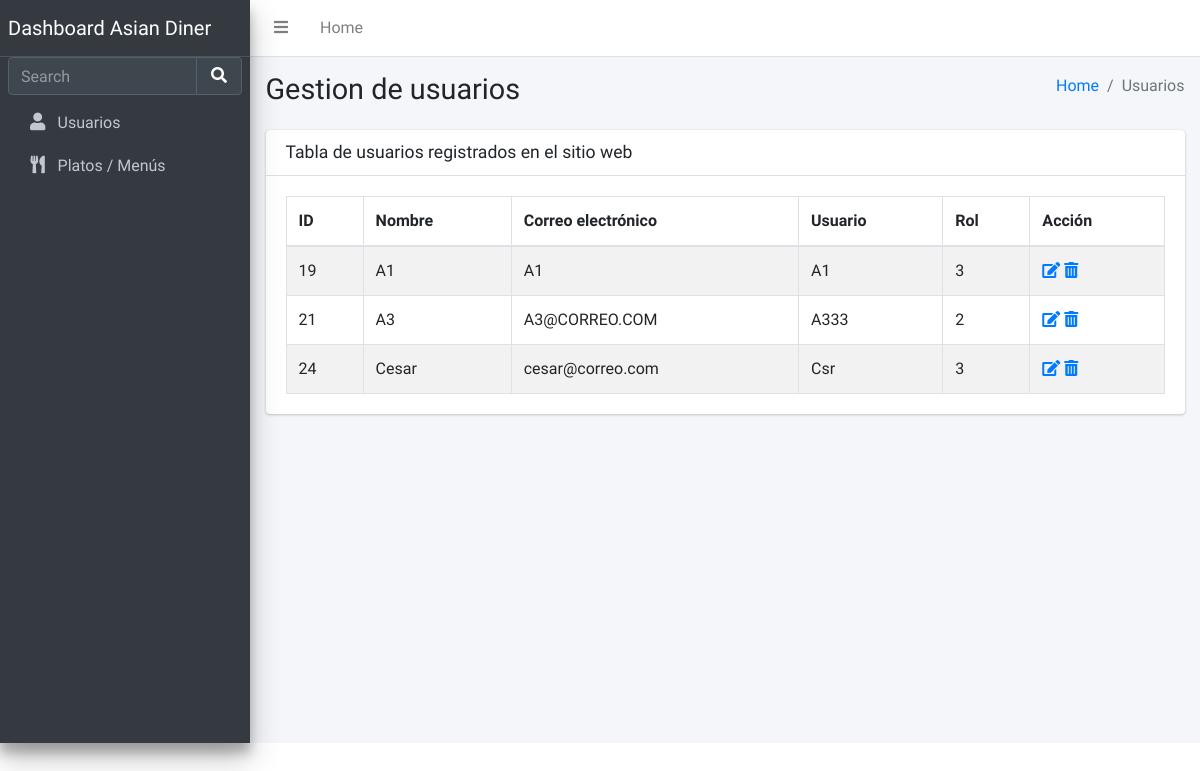
The page /usuarios on the database as committed earlier.
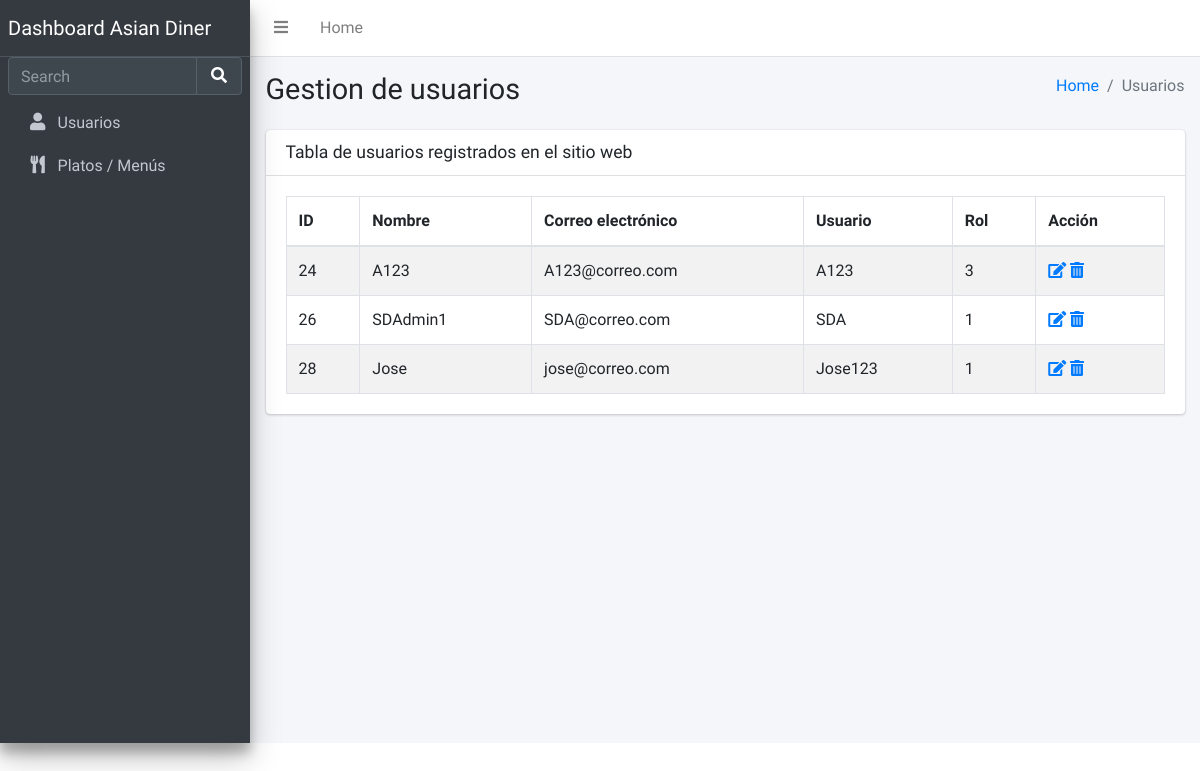
The same page on the database as committed later.
### tables this page shows
CREATE TABLE usuarios (
	id INTEGER NOT NULL PRIMARY KEY AUTOINCREMENT,
	nombre TEXT(50) NOT NULL,
	correo TEXT(50) NOT NULL,
	usuario TEXT NOT NULL,
	clave TEXT NOT NULL
, rol INTEGER);

### app.py (the view)
@app.route('/usuarios', methods=['POST', 'GET'])
def usuario():
    with sqlite3.connect("restaurante.db") as con:
        cur = con.cursor()
        cur.execute("SELECT * FROM usuarios")
        usuarioscall =  cur.fetchall()
        return render_template('usuarios.html', usuarioscall=usuarioscall)

### templates/usuarios.html (shortened to what this page needs)
<!DOCTYPE html>
<html lang="en">
<head>
  <link rel="stylesheet" href="https://cdnjs.cloudflare.com/ajax/libs/font-awesome/5.15.4/css/all.min.css" />
  <link rel="stylesheet" href="../../static/css/dataTables.bootstrap4.min.css">
  <link rel="stylesheet" href="../static/css/responsive.bootstrap4.min.css">
  <link rel="stylesheet" href="../static/css/buttons.bootstrap4.min.css">
  <link rel="stylesheet" href="../static/css/adminlte.min.css">
</head>
<body class="hold-transition sidebar-mini">
<div class="wrapper">
  <nav class="main-header navbar navbar-expand navbar-white navbar-light">
    <ul class="navbar-nav">
      <li class="nav-item">
        <a class="nav-link" data-widget="pushmenu" href="#" role="button"><i class="fas fa-bars"></i></a>
      </li>
      <li class="nav-item d-none d-sm-inline-block">
        <a href="{{ url_for('index') }}" class="nav-link">Home</a>
      </li>
    </ul>
  </nav>
  <aside class="main-sidebar sidebar-dark-primary elevation-4">
    <a href="#" class="brand-link">
      <span class="brand-text font-weight-light">Dashboard Asian Diner</span>
    </a>
    <div class="sidebar">
      <div class="form-inline">
        <div class="input-group" data-widget="sidebar-search">
          <input class="form-control form-control-sidebar" type="search" placeholder="Search" aria-label="Search">
          <div class="input-group-append">
            <button class="btn btn-sidebar">
              <i class="fas fa-search fa-fw"></i>
            </button>
          </div>
        </div>
      </div>
      <nav class="mt-2">
        <ul class="nav nav-pills nav-sidebar flex-column" data-widget="treeview" role="menu" data-accordion="false">
          <li class="nav-item">
            <a href="#" class="nav-link">
              <i class="nav-icon fas fa-user"></i>
              <p>
                Usuarios
              </p>
            </a>
          </li>
          <li class="nav-item">
            <a href="{{ url_for('plato') }}" class="nav-link">
              <i class="nav-icon fas fa-utensils"></i>
              <p>
                Platos / Menús
              </p>
            </a>
          </li>
        </ul>
      </nav>
    </div>
  </aside>
  <div class="content-wrapper">
    <section class="content-header">
      <div class="container-fluid">
        <div class="row mb-2">
          <div class="col-sm-6">
            <h1>Gestion de usuarios</h1>
          </div>
          <div class="col-sm-6">
            <ol class="breadcrumb float-sm-right">
              <li class="breadcrumb-item"><a href="{{ url_for('index') }}">Home</a></li>
              <li class="breadcrumb-item active">Usuarios</li>
            </ol>
          </div>
        </div>
      </div>
    </section>
    <section class="content">
      <div class="container-fluid">
        <div class="row">
          <div class="col-12">
            <div class="card">
              <div class="card-header">
                <h3 class="card-title">Tabla de usuarios registrados en el sitio web</h3>
              </div>
              <div class="card-body">
                <table id="example1" class="table table-bordered table-striped">
                  <thead>
                  <tr>
                    <th>ID</th>
                    <th>Nombre</th>
                    <th>Correo electrónico</th>
                    <th>Usuario</th>
                    <th>Rol</th>
                    <th>Acción</th>
                  </tr>
                  </thead>
                  <tbody>
                    {% for US in usuarioscall %}
                    <tr>
                      <td>{{US[0]}}</td>
                      <td>{{US[1]}}</td>
                      <td>{{US[2]}}</td>
                      <td>{{US[3]}}</td>
                      <td>{{US[5]}}</td>
                      <td>
                        <a href="/editUserCall/{{US[0]}}"><i class="fa fa-edit"></i> </a>
                        <a href="{{url_for('deleteUserCall', id=US[0])}}"><i class="fas fa-trash-alt"></i> </a>
                      </td>
                    </tr>
                    {% endfor %}
                  </tbody>
                </table>
              </div>
            </div>
          </div>
        </div>
      </div>
    </section>
  </div>
</div>
</body>
</html>

Rows that differ between the two databases and show on the page:
removed usuarios: id "19", nombre "A1", correo "A1", usuario "A1", rol "3"
removed usuarios: id "21", nombre "A3", correo "A3@CORREO.COM", usuario "A333", rol "2"
changed usuarios id 24: nombre "Cesar" → "A123"; correo "cesar@correo.com" → "A123@correo.com"; usuario "Csr" → "A123"
added usuarios: id "26", nombre "SDAdmin1", correo "SDA@correo.com", usuario "SDA", rol "1"
added usuarios: id "28", nombre "Jose", correo "jose@correo.com", usuario "Jose123", rol "1"
